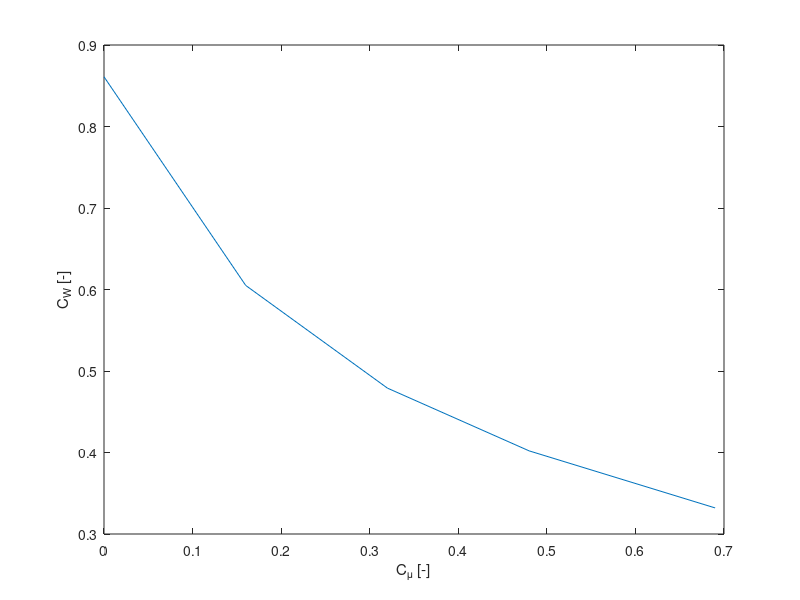

Write the MATLAB code that produced this figure.
C_w = [0.861 0.605 0.479 0.402 0.332]; 
C_mu = [0 0.16 0.32 0.48 0.69];

%%plot
x = C_mu;
y = C_w;

figure()
plot(x,y)


ylabel('C_{W} [-]')
xlabel('C_{\mu} [-]')
set(gca,'box','on')
%legend('p_t Daten (Rechen)', 'p Daten(Rechen)', 'p_t Verauf (fit)' , 'p Verlauf (fit)', 'location', 'northeast')